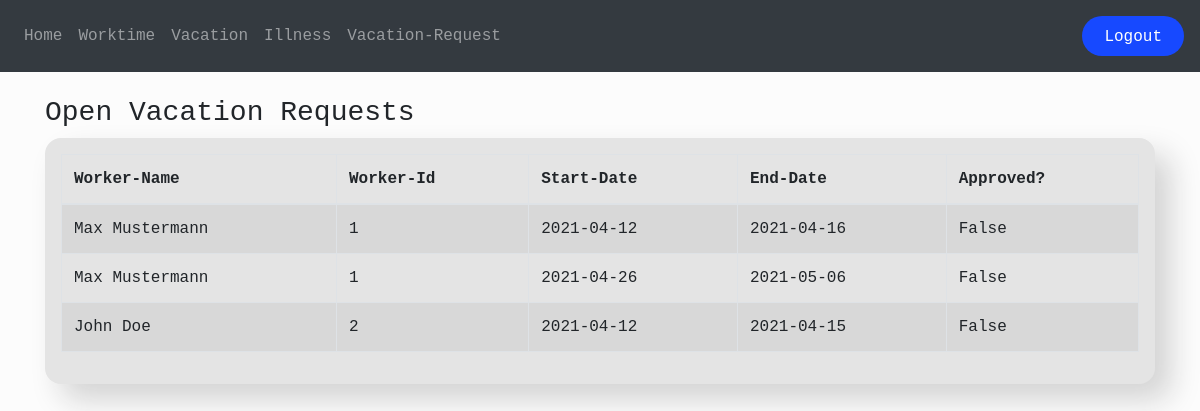
The page /vacation_requests (signed in) on the database as committed earlier.
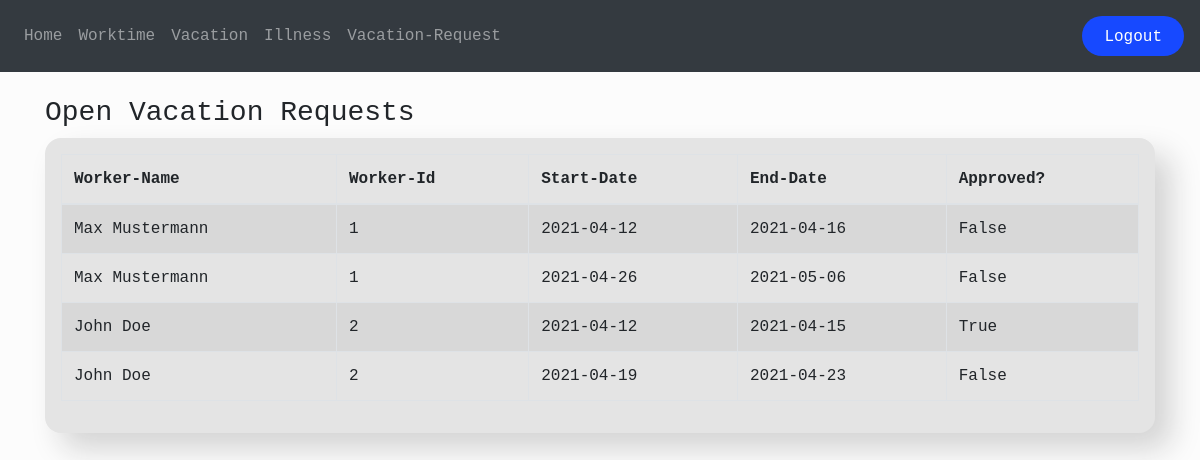
The same page on the database as committed later.
### app/models.py (models this page shows, shortened)
class User(db.Model, UserMixin):
    id = db.Column(db.Integer, primary_key=True)
    email = db.Column(db.String(150), unique=True)
    password = db.Column(db.String(150))
    full_name = db.Column(db.String(150))
    target_hours = db.Column(db.Integer, default=160)
    worked_hours = db.Column(db.Integer, default=0)
    flex_time = db.Column(db.Integer, default=0)
    vacation_days = db.Column(db.Integer, default=30)
    vacation_days_taken = db.Column(db.Integer, default=0)
    roles_id = db.Column(db.Integer, db.ForeignKey('role.id'))
    vacation_requests = db.relationship('Vacation', backref='user')
    illness = db.relationship('Illness', backref='user')

class Vacation(db.Model):
    id = db.Column(db.Integer, primary_key=True)
    start_date = db.Column(db.Date)
    end_date = db.Column(db.Date)
    user_id = db.Column(db.Integer, db.ForeignKey('user.id'))
    approved = db.Column(db.Boolean, default=False)

### app/views.py (the view)
@views.route('/vacation_requests')
@login_required
def vacation_requests():
    requests = Vacation.query.all()
    users = User.query.all()
    return render_template('vacation_requests.html', requests=requests, user=current_user,  users=users, User=User, roles_id=session.get('roles_id'))

### app/__init__.py (called while the page is built)
def create_app():
    app = Flask(__name__)
    app.config['SECRET_KEY'] = '9QxEIB84nNKgxjz9ahPjM2HRtwrERAli4PGtjRjV'
    app.config['SQLALCHEMY_DATABASE_URI'] = f'sqlite:///{DB_NAME}'
    app.config['SQLALCHEMY_TRACK_MODIFICATIONS'] = False
    db.init_app(app)
    from .auth import auth
    from .views import views
    app.register_blueprint(auth)
    app.register_blueprint(views)
    from .models import User
    create_database(app=app)
    login_manager = LoginManager()
    login_manager.login_view = 'auth.login'
    login_manager.init_app(app)
    @login_manager.user_loader
    def load_user(id):
        return User.query.get(int(id))
    return app

### app/templates/vacation_requests.html (shortened to what this page needs)
{% extends 'base.html' %}
{% block page_header %}
<h3>Open Vacation Requests</h3>
{% endblock page_header %}
{% block content %}
<div class="container">
    <div class="vacation-requests-personal">
        <table class="table table-striped table-bordered">
            <thead>
                <tr>
                    <th class="row-md">Worker-Name</th>
                    <th class="row-md">Worker-Id</th>
                    <th class="row-md">Start-Date</th>
                    <th class="row-md">End-Date</th>
                    <th class="row-md">Approved?</th>
                </tr>
            </thead>
            <tbody>
                {% for request in requests %}
                <tr>
                    <td>{{User.query.filter_by(id=request.user_id).first().full_name}}</td>
                    <td>{{User.query.filter_by(id=request.user_id).first().id}}</td>
                    <td>{{request.start_date}}</td>
                    <td>{{request.end_date}}</td>
                    <td>{{request.approved}}</td>
                </tr>
                {% endfor %}
            </tbody>
        </table>
    </div>
</div>
{% endblock content %}

### app/templates/base.html (shortened to what this page needs)
<!DOCTYPE html>
<html>
<head>
    <link rel="stylesheet" href="https://stackpath.bootstrapcdn.com/bootstrap/4.4.1/css/bootstrap.min.css"
 />
    <link rel="stylesheet" href="{{ url_for('static', filename='css/styles.css') }}">
</head>
<body>
    <nav class="navbar navbar-expand-lg navbar-dark bg-dark">
        <div class="collapse navbar-collapse" id="navbar">
            <ul class="navbar-nav mr-auto">
                {% if user.is_authenticated %}
                <li class="nav-item"><a class="nav-link" id="home" href="/home">Home</a></li>
                <li class="nav-item"><a class="nav-item nav-link" id="wortime" href="/worktime">Worktime</a></li>
                <li class="nav-item"><a class="nav-item nav-link" id="vacation" href="/vacation">Vacation</a></li>
                <li class="nav-item"><a class="nav-item nav-link" id="illness">Illness</a></li>
                {% if roles_id == 2 or roles_id == 3 %}
                <li class="nav-item"><a class="nav-item nav-link" id="vacation-requests"
                        href="{{url_for('views.vacation_requests')}}">Vacation-Request</a></li>
                {% endif %}
                {% else %}
                <li class="nav-item"><a class="nav-item nav-link" id="login" href="{{url_for('auth.login')}}">Login</a>
                </li>
                {% endif %}
            </ul>
            {% if user.is_authenticated %}
            <span class="navbar-text">
                <button class="button-small">
                    <a class="nav-item nav-link" id="logout" href="/logout">Logout</a>
                </button>
            </span>
            {% endif %}
        </div>
    </nav>
    <br>
    <div class="page-header">
        <div class="container">
            {% block page_header %}
            {% endblock page_header %}
        </div>
    </div>
    {% block content %}
    {% endblock content %}
</body>
</html>

### app/static/css/styles.css (style rules this page uses)
body, html { height: 100%; background-color: #fcfcfc; font-family: 'Microsoft YaHei UI', Courier, monospace; }
.button-small { background: #1749FF; color: white; float: left; border-radius: 57px; border: 0px; height: 40px; transition: all 0.4s ease 0s; }
.vacation-requests-personal { background-color: #e4e4e4; padding: 1em; border-radius: 1em; box-shadow: 1em 1em 30px #d3d3d3; }

Rows that differ between the two databases and show on the page:
changed Vacation: approved "False" → "True"
added Vacation: {{ User.query.filter_by(id=request.user_id).first().full_name }} "John Doe", query.filter_by "2", start_date "2021-04-19", end_date "2021-04-23", approved "False"
